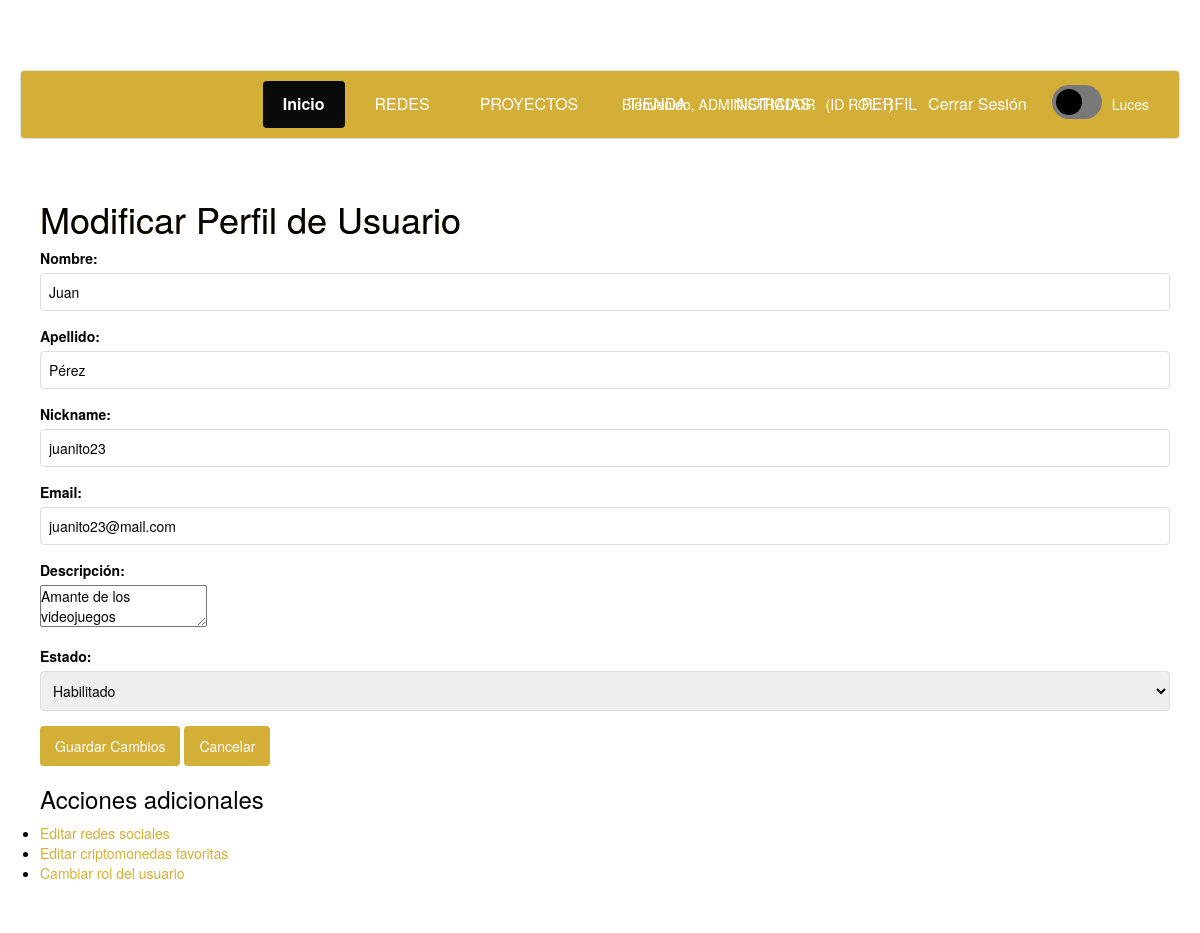
The page /modificar_perfil.php?id=1 (signed in) on the database its author committed.
### tables this page shows
CREATE TABLE `usuarios` (
  `idusuario` int(11) NOT NULL,
  `nickname` varchar(255) NOT NULL,
  `email` varchar(255) NOT NULL,
  `contrasenia` varchar(255) NOT NULL,
  `fb_id` varchar(255) DEFAULT NULL,
  `foto` varchar(255) DEFAULT NULL,
  `descripcion` varchar(255) DEFAULT NULL,
  `twitter` varchar(255) DEFAULT NULL,
  `instagram` varchar(255) DEFAULT NULL,
  `facebook` varchar(255) DEFAULT NULL,
  `idestado` int(11) NOT NULL,
  `nombre` varchar(50) NOT NULL,
  `apellido` varchar(50) NOT NULL,
  `discord_id` varchar(255) DEFAULT NULL,
  `avatar` varchar(255) DEFAULT NULL,
  `fecha_registro` datetime NOT NULL DEFAULT current_timestamp()
);

CREATE TABLE `estados` (
  `idestado` int(11) NOT NULL,
  `descripcion` varchar(99) NOT NULL
);

### modificar_perfil.php (the view, shortened to what this page needs)
<?php
require 'conexion.php';
$userId = intval($_GET['id']);
$userQuery = mysqli_query($conexion, "SELECT * FROM usuarios WHERE idusuario = $userId");
$user = mysqli_fetch_assoc($userQuery);
$estados = [];
$query_estados = mysqli_query($conexion, "SELECT * FROM estados");
while ($estado = mysqli_fetch_assoc($query_estados)) {
    $estados[] = $estado;
}
?>
<!DOCTYPE html>
<html lang="es">
<head>
    <link href="admin/css/perfil.css" rel="stylesheet">
    <link rel="stylesheet" href="https://cdnjs.cloudflare.com/ajax/libs/font-awesome/6.0.0/css/all.min.css">
    <link href="admin/css/EstilosAdicionalesABM.css" rel="stylesheet">
</head>
<body>
<?php include("header_usuario.php"); ?>
<div class="container">
    <h1>Modificar Perfil de Usuario</h1>
    <form method="POST" action="modificar_perfil.php?id=<?php echo $userId; ?>">
        <div class="form-group">
            <label for="nombre">Nombre:</label>
            <input type="text" id="nombre" name="nombre" value="<?php echo htmlspecialchars($user['nombre']); ?>" required>
        </div>
        <div class="form-group">
            <label for="apellido">Apellido:</label>
            <input type="text" id="apellido" name="apellido" value="<?php echo htmlspecialchars($user['apellido']); ?>" required>
        </div>
        <div class="form-group">
            <label for="nickname">Nickname:</label>
            <input type="text" id="nickname" name="nickname" value="<?php echo htmlspecialchars($user['nickname']); ?>" required>
        </div>
        <div class="form-group">
            <label for="email">Email:</label>
            <input type="email" id="email" name="email" value="<?php echo htmlspecialchars($user['email']); ?>" required>
        </div>
        <div class="form-group">
            <label for="descripcion">Descripción:</label>
            <textarea id="descripcion" name="descripcion"><?php echo htmlspecialchars($user['descripcion']); ?></textarea>
        </div>
        <div class="form-group">
            <label for="idestado">Estado:</label>
            <select id="idestado" name="idestado" required>
                <?php foreach ($estados as $estado): ?>
                    <option value="<?php echo $estado['idestado']; ?>" <?php echo ($estado['idestado'] == $user['idestado']) ? 'selected' : ''; ?>>
                        <?php echo htmlspecialchars($estado['descripcion']); ?>
                    </option>
                <?php endforeach; ?>
            </select>
        </div>
        <div class="form-actions">
            <button type="submit" class="btn btn-primary">Guardar Cambios</button>
            <a href="ver_perfil.php?id=<?php echo $userId; ?>" class="btn btn-default">Cancelar</a>
        </div>
    </form>
    <div class="additional-actions">
        <h3>Acciones adicionales</h3>
        <ul>
            <li><a href="admin/editar_redes.php?id=<?php echo $userId; ?>">Editar redes sociales</a></li>
            <li><a href="admin/editar_favoritos.php?id=<?php echo $userId; ?>">Editar criptomonedas favoritas</a></li>
            <li><a href="admin/cambiar_rol.php?id=<?php echo $userId; ?>">Cambiar rol del usuario</a></li>
        </ul>
    </div>
</div>
</body>
</html>

### header_usuario.php (shortened to what this page needs)
<?php
$idusuario = $_SESSION['logueado'];
$consulta = mysqli_query($conexion, "SELECT * FROM usuarios WHERE idusuario = $idusuario");
while($respuesta = mysqli_fetch_assoc($consulta)) {
    $nick = $respuesta['nickname'];
    $rol = $_SESSION['rol'];
}
?>
<link href="admin/css/perfil.css" rel="stylesheet">
<link rel="stylesheet" href="https://maxcdn.bootstrapcdn.com/bootstrap/3.3.5/css/bootstrap.min.css">
<link href="admin/css/proyectlist.css" rel="stylesheet">
<link href="admin/css/dark-mode.css" rel="stylesheet">
<div class="navbar">
    <a href="inicio.php" class="active">Inicio</a>
    <a href="admin/redeslist.php">REDES</a>
    <a href="admin/proyectoslist.php">PROYECTOS</a>
    <a href="tienda.php">TIENDA</a>
    <a href="https://es.cointelegraph.com/tags/games">NOTICIAS</a>
    <a href="perfil.php">PERFIL</a>
    <div class="user-info">
        <span>Bienvenido, <?php echo $nick; ?></span>
        <span>(ID ROL:<?php echo $rol; ?>)</span>
        <a href="logout.php" style="color:rgb(0, 0, 0);">Cerrar Sesión</a>
        <label class="toggle-switch">
                <span class="slider"></span>
                </label>
                <span>Luces</span>
    </div>
</div>

### admin/css/perfil.css (style rules this page uses)
:root { --primary: rgb(212, 175, 55); --secondary: #000000; --dark: #36332d; --light: #f5f6fa; --success: #00b894; --danger: #d63031; --bg-color: #f5f6fa; --text-color: #2d3436; --card-bg: white; }
* { margin: 0; padding: 0; box-sizing: border-box; transition: background-color 0.3s, color 0.3s; }
body { font-family: 'Inter', sans-serif; background-color: var(--bg-color); color: var(--text-color); line-height: 1.6; padding: 20px; }
.container { max-width: 1200px; margin: 0 auto; padding: 20px; }
h1 { font-size: 2.5rem; margin-bottom: 10px; background: linear-gradient(45deg, var(--primary), var(--secondary)); -webkit-background-clip: text; background-clip: text; color: transparent; }
.toggle-switch { position: relative; display: inline-block; width: 60px; height: 30px; }
.slider { position: absolute; cursor: pointer; top: 0; left: 0; right: 0; bottom: 0; background-color: #ccc; transition: .4s; border-radius: 34px; }
.slider:before { position: absolute; content: ""; height: 22px; width: 22px; left: 4px; bottom: 4px; background-color: white; transition: .4s; border-radius: 50%; }
.navbar { background-color: #9b8028; overflow: hidden; display: flex; justify-content: center; padding: 10px 0; }
.navbar a { color: white; text-align: center; padding: 12px 20px; text-decoration: none; font-size: 16px; margin: 0 5px; border-radius: 4px; transition: background-color 0.3s; }
.navbar a.active { background-color: #0a0a0a; font-weight: bold; }
.user-info { position: absolute; right: 20px; color: white; display: flex; align-items: center; }
.user-info span { margin-right: 10px; }
.btn { background:rgb(212, 175, 55); color: white; border: none; padding: 10px 15px; border-radius: 4px; cursor: pointer; }

### admin/css/EstilosAdicionalesABM.css (style rules this page uses)
.form-group { margin-bottom: 15px; }
.form-group label { display: block; margin-bottom: 5px; font-weight: bold; }
.form-group input, .form-group select { width: 100%; padding: 8px; border: 1px solid rgb(221, 221, 221); border-radius: 4px; }
.btn { background:rgb(212, 175, 55); color: white; border: none; padding: 10px 15px; border-radius: 4px; cursor: pointer; }

### admin/css/proyectlist.css (style rules this page uses)
body { background-color: #121212; color: #e0e0e0; min-height: 200px; padding-top: 70px; }
.btn-default { background-color: #333333; color: #e0e0e0; border: 1px solid #444444; }
.container { background-color: #1a1a1a; padding: 20px; border-radius: 8px; }

### admin/css/dark-mode.css (style rules this page uses)
:root { --primary: rgb(212, 175, 55); --secondary: #000000; --bg-color: #ffffff; --text-color: rgb(2, 2, 2); --header-bg: rgb(212, 175, 55); --footer-bg: rgb(212, 175, 55); --card-bg: #c0c0c0; --border-color: #dee2e6; }
* { margin: 0; padding: 0; box-sizing: border-box; transition: background-color 0.3s, color 0.3s, border-color 0.3s; }
body, .container, .row, .col-md-12, .outer_div, .section-container, .game-section { background-color: var(--bg-color) !important; color: var(--text-color) !important; }
.toggle-switch { position: relative; display: inline-block; width: 60px; height: 34px; }
.slider { position: absolute; cursor: pointer; top: 0; left: 0; right: 0; bottom: 0; background-color: #797979; transition: .4s; border-radius: 34px; }
.slider:before { position: absolute; content: ""; height: 26px; width: 26px; left: 4px; bottom: 4px; background-color: rgb(0, 0, 0); transition: .4s; border-radius: 50%; }
.navbar, header { background-color: var(--header-bg) !important; border-color: var(--border-color); color: var(--text-color); }
.btn { background: var(--primary); color: white; border: none; padding: 10px 15px; border-radius: 4px; cursor: pointer; }
a { color: var(--primary); }
.navbar a, .navbar-brand, footer, footer a, footer p { color: rgb(255, 255, 255) !important; }
h1, h2, h3, h4, h5, h6, .game-title, .section-title { color: var(--text-color) !important; }

### rows shown on the page
usuarios: nickname "ADMINISTRADOR"
usuarios: nombre "Juan", apellido "Pérez", nickname "juanito23", email "juanito23@mail.com", descripcion "Amante de los videojuegos", idestado "Habilitado"

### other values the page prints
$rol "1"
